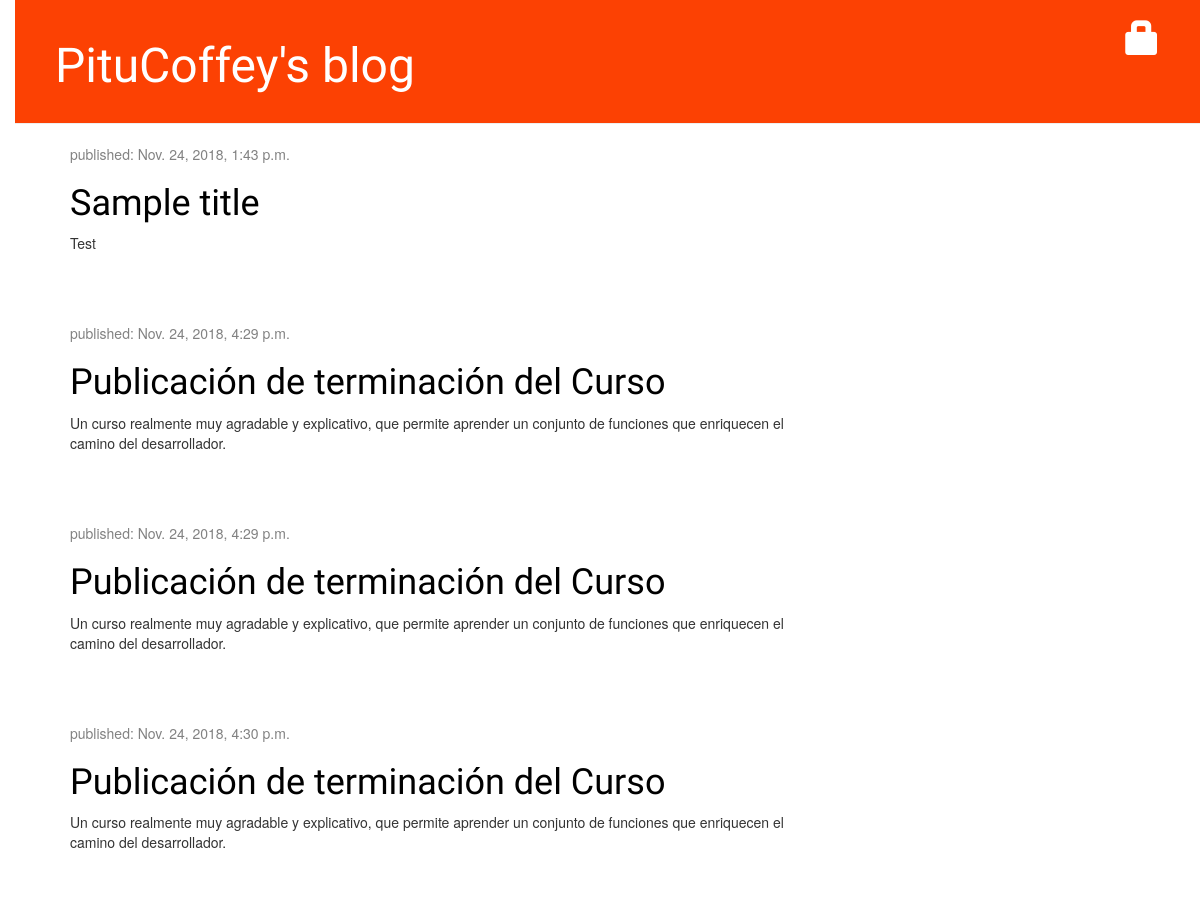
The app's page /, older data.
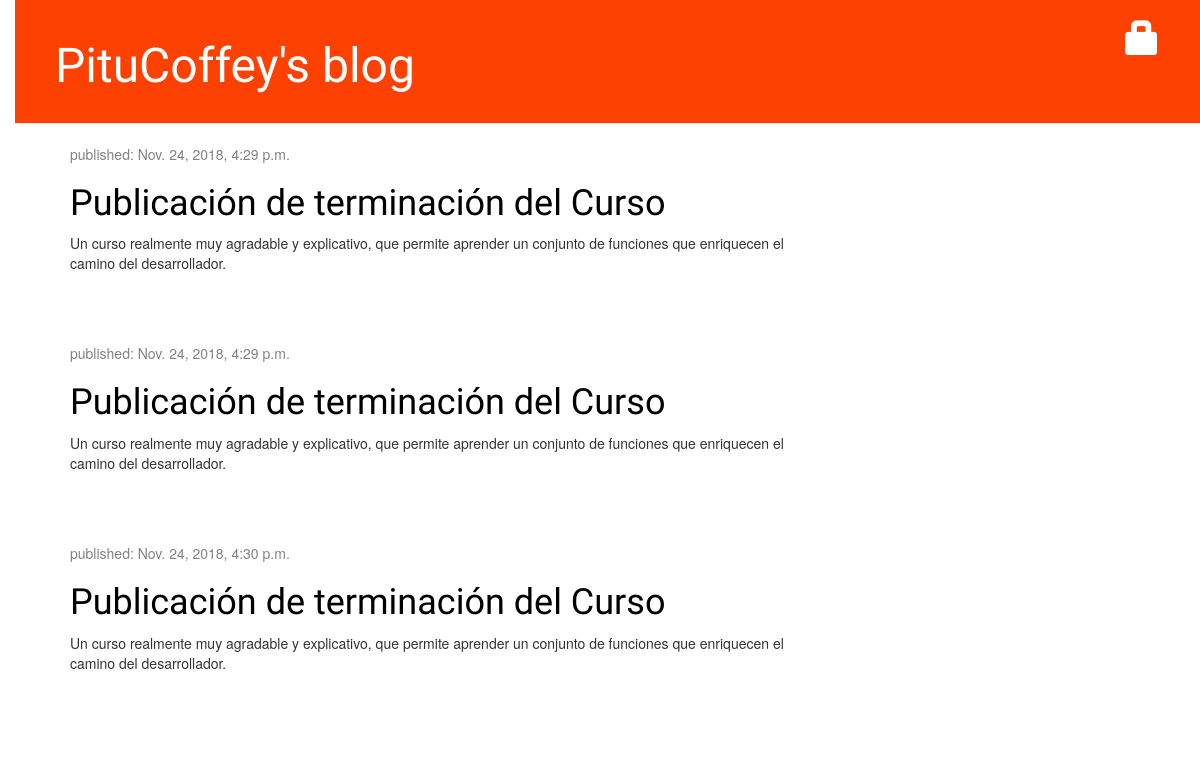
The same page, newer data.
### blog/models.py (models this page shows, shortened)
class Post(models.Model):
    author = models.ForeignKey('auth.User')
    title = models.CharField(max_length=200)
    text = models.TextField()
    created_date = models.DateTimeField(
            default=timezone.now)
    published_date = models.DateTimeField(
            blank=True, null=True)

### blog/views.py (the view)
# urls.py: url(r'^$', views.post_list, name='post_list'),
def post_list(request):
    posts = Post.objects.filter(published_date__lte=timezone.now()).order_by('published_date')
    return render(request, 'blog/post_list.html', {'posts': posts})

### blog/templates/blog/post_list.html
{% extends 'blog/base.html' %}
{% block content %}
  {% for post in posts %}
      <div class="post">
          <div class="date">
              <p>published: {{ post.published_date }}</p>
          </div>
          <h1><a href="{% url 'post_detail' pk=post.pk %}">{{ post.title }}</a></h1>
          <p>{{ post.text|linebreaksbr }}</p>
      </div>
  {% endfor %}
{% endblock %}

Row changes from the older to the newer data that the page shows:
removed Post: published_date "Nov. 24, 2018, 1:43 p.m.", title "Sample title", text "Test"
